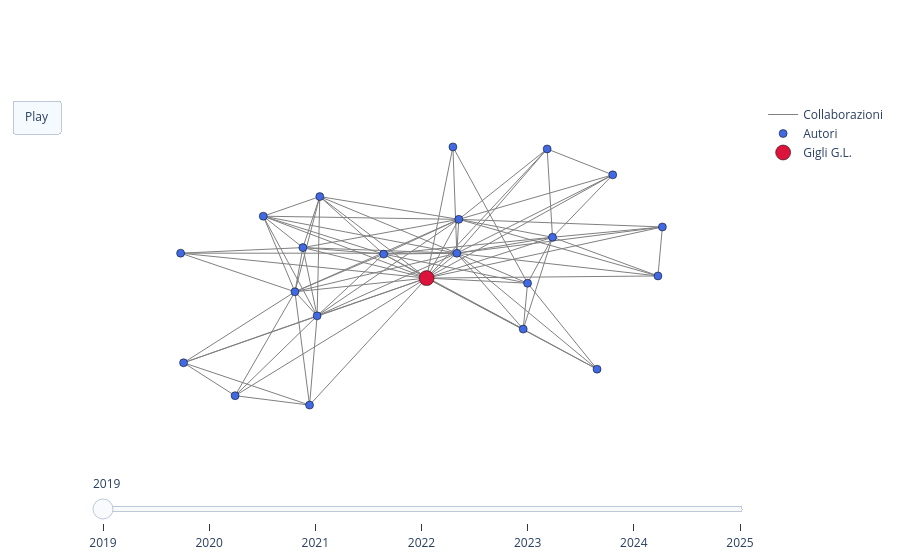

Notebook code cell kept with this figure:
### Markdown cell above
## Terzo grafo
Creazione del grafo per l'autore più centrale di tutti gli anni in relazione agli autori che hanno collaborato alle collaborazioni comuni.

### Code cell
# ==============================
# Grafo totale e autore centrale globale
# ==============================
G_totale = nx.compose_all(grafi_per_anno.values())
central_author = max(G_totale.degree, key=lambda x: x[1])[0]
print("Autore centrale globale:", central_author)

# ==============================
# Creazione grafi cumulativi
# ==============================
grafi_cumulativi = {}
G_cumulativo = nx.Graph()

for anno in sorted(grafi_per_anno.keys()):
    G_cumulativo = nx.compose(G_cumulativo, grafi_per_anno[anno])
    grafi_cumulativi[anno] = G_cumulativo.copy()

# ==============================
# Calcolo layout per anno
# ==============================
pos_per_anno = {}
for anno, G in grafi_cumulativi.items():
    if central_author not in G:
        continue

    nodes_connected = nx.node_connected_component(G, central_author)
    G_sub = G.subgraph(nodes_connected).copy()

    initial_pos = {central_author: (0, 0)}

    pos = nx.spring_layout(
        G_sub,
        seed=42,
        pos=initial_pos,
        fixed=[central_author],
        k=0.5,
        iterations=200
    )

    xs = [x for x, y in pos.values()]
    ys = [y for x, y in pos.values()]
    min_x, max_x = min(xs), max(xs)
    min_y, max_y = min(ys), max(ys)
    for node in pos:
        x, y = pos[node]
        norm_x = -1.1 + 2.2 * (x - min_x) / (max_x - min_x) if max_x > min_x else 0
        norm_y = -1.1 + 2.2 * (y - min_y) / (max_y - min_y) if max_y > min_y else 0
        pos[node] = (norm_x, norm_y)

    pos_per_anno[anno] = pos
    grafi_cumulativi[anno] = G_sub  

# ==============================
# Funzione di plotting
# ==============================
def plot_graph_plotly(G, pos, central_node):
    edge_x, edge_y = [], []

    for u, v in G.edges():
        x0, y0 = pos[u]
        x1, y1 = pos[v]
        edge_x += [x0, x1, None]
        edge_y += [y0, y1, None]

    edge_trace = go.Scatter(
        x=edge_x,
        y=edge_y,
        mode="lines",
        line=dict(width=1, color="gray"),
        hoverinfo="none",
        name="Collaborazioni",
        showlegend=True
    )

    node_x, node_y, texts, colors, sizes = [], [], [], [], []

    for node in G.nodes():
        if node == central_node:
            continue
        x, y = pos[node]
        deg = G.degree(node)
        node_x.append(x)
        node_y.append(y)
        texts.append(f"{node}<br>Collaborazioni: {deg}")
        colors.append("royalblue")
        sizes.append(8)

    node_trace = go.Scatter(
        x=node_x,
        y=node_y,
        mode="markers",
        hoverinfo="text",
        text=texts,
        marker=dict(
            size=sizes,
            color=colors,
            line=dict(width=0.5, color="black"),
            opacity=1.0
        ),
        name="Autori"
    )

    x_c, y_c = pos[central_node]
    node_central_trace = go.Scatter(
        x=[x_c],
        y=[y_c],
        mode="markers",
        hoverinfo="text",
        text=[f"{central_node}<br>Collaborazioni: {G.degree(central_node)}"],
        marker=dict(
            size=15,
            color="crimson",
            line=dict(width=0.5, color="black"),
            opacity=1.0
        ),
        name="Gigli G.L."
    )

    return edge_trace, node_trace, node_central_trace

# ==============================
# Creazione dei frame
# ==============================
frames = []

for anno in sorted(grafi_cumulativi.keys()):
    G = grafi_cumulativi[anno]
    if anno not in pos_per_anno: 
        continue
    pos = pos_per_anno[anno]
    edge, nodes, central = plot_graph_plotly(G, pos, central_author)
    frames.append(
        go.Frame(
            data=[edge, nodes, central],
            name=str(anno),
            layout=go.Layout(
                title=f"Collaborazioni cumulative fino al {anno}<br>Autore centrale: {central_author}"
            )
        )
    )


# ==============================
# Figura finale
# ==============================
fig = go.Figure(
    data=frames[0].data,
    frames=frames,
    layout=go.Layout(
        paper_bgcolor="white",
        plot_bgcolor="white",
        xaxis=dict(visible=False, range=[-1.5,1.5]),
        yaxis=dict(visible=False, range=[-1.5,1.5]),
        updatemenus=[{
            "type": "buttons",
            "buttons": [{
                "label": "Play",
                "method": "animate",
                "args": [None, {
                    "frame": {"duration":2000, "redraw":True},
                    "transition":{"duration":500},
                    "fromcurrent":True
                }]
            }]
        }],
        sliders=[{
            "steps": [{"method":"animate", "args":[[f.name]], "label":f.name} for f in frames]
        }]
    )
)

fig.show()

### Figure 1 — Plotly figure (JSON) as saved in the notebook; plotly's stock layout.template omitted (floating-point values rounded to 4 significant figures; data arrays with more than 128 entries replaced by an {"elided": "..."} marker saying what was removed)
{"data": [{"hoverinfo": "none", "line": {"color": "gray", "width": 1}, "mode": "lines", "name": "Collaborazioni", "showlegend": true, "type": "scatter", "x": {"elided": "270 float values"}, "y": {"elided": "270 float values"}}, {"hoverinfo": "text", "marker": {"color": ["royalblue", "royalblue", "royalblue", "royalblue", "royalblue", "royalblue", "royalblue", "royalblue", "royalblue", "royalblue", "royalblue", "royalblue", "royalblue", "royalblue", "royalblue", "royalblue", "royalblue", "royalblue", "royalblue", "royalblue", "royalblue"], "line": {"color": "black", "width": 0.5}, "opacity": 1, "size": [8, 8, 8, 8, 8, 8, 8, 8, 8, 8, 8, 8, 8, 8, 8, 8, 8, 8, 8, 8, 8]}, "mode": "markers", "name": "Autori", "text": ["Valente Mariarosaria<br>Collaborazioni: 18", "Fabris Martina<br>Collaborazioni: 8", "Honnorat Jérǒme<br>Collaborazioni: 11", "Segatti Samantha<br>Collaborazioni: 8", "Serafini Anna<br>Collaborazioni: 5", "Corazza Elisa<br>Collaborazioni: 13", "André-Obadia Nathalie<br>Collaborazioni: 5", "Romano Giorgia<br>Collaborazioni: 4", "Cargnelutti Daniela<br>Collaborazioni: 5", "Bax Francesco<br>Collaborazioni: 5", "Nilo Annacarmen<br>Collaborazioni: 6", "de Biase Stefano<br>Collaborazioni: 7", "Pellitteri Gaia<br>Collaborazioni: 3", "Bastien Joubert<br>Collaborazioni: 5", "Lorenzut Simone<br>Collaborazioni: 5", "Vogrig Alberto<br>Collaborazioni: 12", "Bernardini Andrea<br>Collaborazioni: 11", "Merlino Giovanni<br>Collaborazioni: 10", "Rheims Sylvain<br>Collaborazioni: 5", "Smeralda Carmelo Luca<br>Collaborazioni: 4", "Marini Alessandro<br>Collaborazioni: 9"], "type": "scatter", "x": [0.1613, -0.4644, -0.4765, -0.7226, 0.5737, 0.1702, -0.8511, 0.8015, 1.1, 0.8732, 0.4645, 0.4843, 0.1435, -1.086, 1.08, -0.5778, -0.173, 0.5982, -0.5112, -1.1, -0.5417], "y": [0.1941, 0.6769, -0.3398, 0.5097, 1.083, 0.4828, -1.02, -0.7939, 0.4178, 0.862, -0.4527, -0.06154, 1.1, -0.7396, 0.0004659, -0.1346, 0.1866, 0.3301, -1.1, 0.1945, 0.2421]}, {"hoverinfo": "text", "marker": {"color": "crimson", "line": {"color": "black", "width": 0.5}, "opacity": 1, "size": 15}, "mode": "markers", "name": "Gigli G.L.", "text": ["Gigli Gian Luigi<br>Collaborazioni: 21"], "type": "scatter", "x": [0.02333], "y": [-0.01772]}], "layout": {"paper_bgcolor": "white", "plot_bgcolor": "white", "sliders": [{"steps": [{"args": [["2019"]], "label": "2019", "method": "animate"}, {"args": [["2020"]], "label": "2020", "method": "animate"}, {"args": [["2021"]], "label": "2021", "method": "animate"}, {"args": [["2022"]], "label": "2022", "method": "animate"}, {"args": [["2023"]], "label": "2023", "method": "animate"}, {"args": [["2024"]], "label": "2024", "method": "animate"}, {"args": [["2025"]], "label": "2025", "method": "animate"}]}], "updatemenus": [{"buttons": [{"args": [null, {"frame": {"duration": 2000, "redraw": true}, "fromcurrent": true, "transition": {"duration": 500}}], "label": "Play", "method": "animate"}], "type": "buttons"}], "xaxis": {"range": [-1.5, 1.5], "visible": false}, "yaxis": {"range": [-1.5, 1.5], "visible": false}}}
